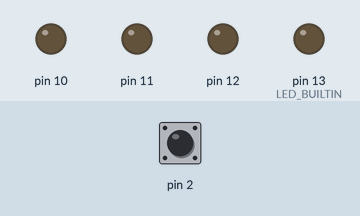
Bench run of a sketch on a simulated Arduino Uno, built with avr-gcc and run on an emulated ATmega328P. Shown: output pins drawn as LEDs (lit = HIGH). The inputs (shaded band) are chosen by the test bench; at power-on: pin 2 HIGH.

Above: at 1.2 s.
1.3 s: pin 2 pulled LOW for 0.15 s
At 2.6 s:
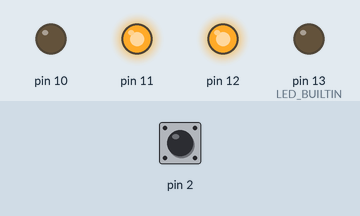
Timing chart, 0 to 4.3 s (numbered marks = the images above; inputs shaded):
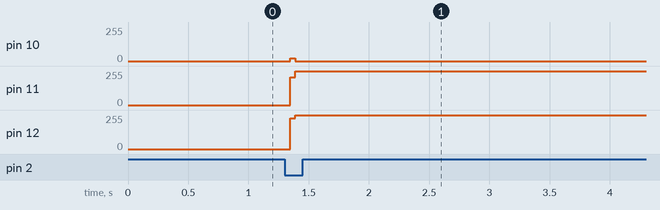

The sketch:

Transmitter-0-2.ino
```cpp
bool  Flag_Message = 0;
bool  Flag_Start   = 0;
bool  Flag_Packet  = 0;
bool  Flag_End     = 0;

bool  Flag_Message_Time     = 0;
bool  Flad_Rattle_INT0      = 0;

//unsigned long Time_Rattle_INT0  = 0;
unsigned long Messages_Time     = 0;

uint8_t bitX2           = 0;
uint8_t Byte_For_Packet = 147;

uint8_t D_Time          = 0;
uint8_t Time_Cnst       = 1;

/*void Timer_Rattle()
{
  if ( millis() - Time_Rattle_INT0 == 200 )
  {
    Time_Rattle_INT0 = 0;
    Flad_Rattle_INT0 = 1;

  }
}*/

void Trigger()
{
  if (Flad_Rattle_INT0){

    Flag_Message = 1;

    Flag_Message_Time = 0;

    Messages_Time = millis();

    Flag_Start = 1;

    Byte_For_Packet = 147; //++;

    Flad_Rattle_INT0 = false;
    //Time_Rattle_INT0 = millis();
  }
}

void  Go_Massage()
{
  if ( Flag_Message_Time == 1 )
  {
    Flag_Message_Time = 0;
    Messages_Time = millis();
    Flag_Start = 1;
  }

  if ( Flag_Start == 1 )
  {
    Start_B();
  }
  if ( Flag_Packet == 1 )
  {
    Packet_B( Byte_For_Packet );
  }
  if ( Flag_End == 1 )
  {
    End_B();
  }

}


void setup()
{


  pinMode(2, INPUT_PULLUP);
  pinMode(10, OUTPUT);
  pinMode(11, OUTPUT);
  pinMode(12, OUTPUT);

  pinMode(LED_BUILTIN, OUTPUT);
  attachInterrupt(0, Trigger, FALLING);

  digitalWrite(10, 0);
  digitalWrite(11, 0);
  digitalWrite(12, 0);

  Flad_Rattle_INT0 = 1;


}

void loop()
{
  // put your main code here, to run repeatedly:
  if (Flag_Message)
  {
    Go_Massage();
  }
}
```

End_Byte.ino
```cpp
void End_B()
{
  D_Time = millis() - Messages_Time;

  if ( D_Time == Time_Cnst )
  {

    Messages_Time = millis();

    switch(bitX2)
    {
      case 0:
      {
        digitalWrite(10, 1);
        digitalWrite(11, 1);
        digitalWrite(12, 1);
        bitX2++;
        break;
      }
      case 1:
      {
        digitalWrite(10, 0);
        digitalWrite(11, 1);
        digitalWrite(12, 1);
        bitX2++;
        break;
      }
      case 2:
      {
        digitalWrite(10, 0);
        digitalWrite(11, 0);
        digitalWrite(12, 1);
        bitX2++;
        break;
      }
      case 3:
      {
        digitalWrite(10, 0);
        digitalWrite(11, 0);
        digitalWrite(12, 0);
        /*
        Flag_End      = 0;
        Flag_Message  = 0;
        Flad_Rattle_INT0 = true;*/

        bitX2 ++;

        break;
      }
      case 4:
      {
        Flag_End      = 0;
        Flag_Message  = 0;
        Flad_Rattle_INT0 = true;

        bitX2 = 0;

        Trigger();
        break;
      }
    }

  }
}

void End_B2()
{
  D_Time = micros() - Messages_Time;

  if ( D_Time == Time_Cnst )
  {

    Messages_Time = micros();

    switch(bitX2)
    {
      case 0:
      {
        digitalWrite(10, 1);
        digitalWrite(11, 1);
        digitalWrite(12, 1);
        bitX2++;
        break;
      }
      case 1:
      {
        digitalWrite(10, 0);
        digitalWrite(11, 1);
        digitalWrite(12, 1);
        bitX2++;
        break;
      }
      case 2:
      {
        digitalWrite(10, 0);
        digitalWrite(11, 0);
        digitalWrite(12, 1);
        bitX2++;
        break;
      }
      case 3:
      {
        digitalWrite(10, 0);
        digitalWrite(11, 0);
        digitalWrite(12, 0);
        Flag_End      = 0;
        Flag_Message  = 0;
        Flad_Rattle_INT0 = true;

        bitX2 = 0;
        Trigger();
        break;
      }
    }

  }
}
```

Packet_Byte.ino
```cpp
void Packet_B( uint8_t Byte )
{
  D_Time = millis() - Messages_Time;

  if ( D_Time == Time_Cnst )
  {
    Messages_Time = millis();

    uint8_t Bytes_bitX2 = Byte >> ( bitX2 * 2 );
    uint8_t D_Byte      = 0b00000011;

    Bytes_bitX2 = D_Byte & Bytes_bitX2;

    switch(Bytes_bitX2)
    {
      case 0:
      {
        digitalWrite(10, 0);
        digitalWrite(11, 0);
        digitalWrite(12, 0);

        break;
      }
      case 1:
      {
        digitalWrite(10, 0);
        digitalWrite(11, 0);
        digitalWrite(12, 1);

        break;
      }
      case 2:
      {
        digitalWrite(10, 0);
        digitalWrite(11, 1);
        digitalWrite(12, 1);

        break;
      }
      case 3:
      {
        digitalWrite(10, 1);
        digitalWrite(11, 1);
        digitalWrite(12, 1);

        break;
      }
    }

    bitX2++;

    if (bitX2 == 4)
    {
      Flag_Packet = 0;
      Flag_End    = 1;
      bitX2       = 0;
    }

  }

}
```

Start_Byte.ino
```cpp
void Start_B()
{
  D_Time = millis() - Messages_Time;

  if ( D_Time == Time_Cnst )
  {

    Messages_Time = millis();

    switch(bitX2)
    {
      case 0:
      {
        digitalWrite(10, 1);
        digitalWrite(11, 1);
        digitalWrite(12, 1);
        bitX2++;
        break;
      }
      case 1:
      {
        digitalWrite(10, 0);
        digitalWrite(11, 1);
        digitalWrite(12, 1);
        bitX2++;
        break;
      }
      case 2:
      {
        digitalWrite(10, 0);
        digitalWrite(11, 0);
        digitalWrite(12, 1);
        bitX2++;
        break;
      }
      case 3:
      {
        digitalWrite(10, 0);
        digitalWrite(11, 0);
        digitalWrite(12, 0);
        Flag_Start  = 0;
        Flag_Packet = 1;

        bitX2 = 0;

        break;
      }

    }

  }
}
```

Measured:
- after the input at 1.3 s, pin 10: 0/255 → 21/255 after 0.05 s, → 0/255 0.04 s later; pin 11, pin 12: 0/255 → 255/255 after 0.05 s
